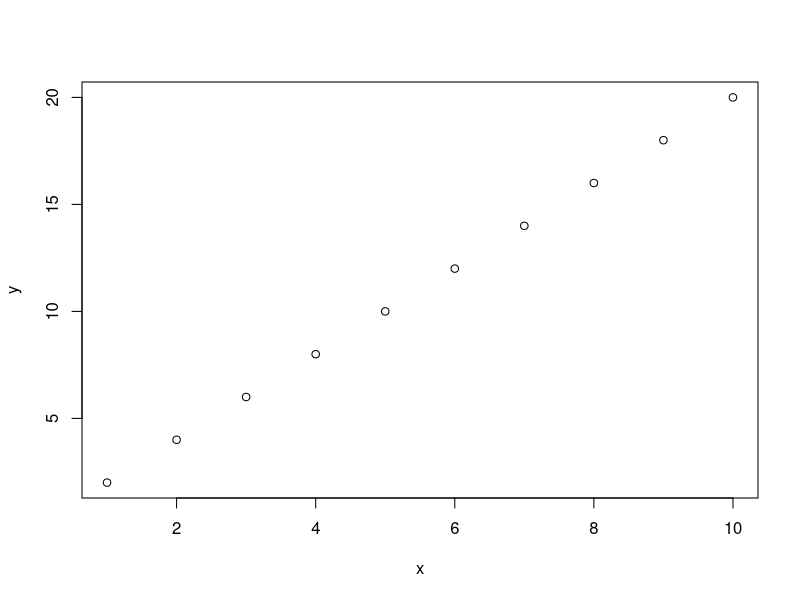

Recreate this plot in R.
## ---- chunk 1

x = 1:10
y = x*2

plot(x,y)
